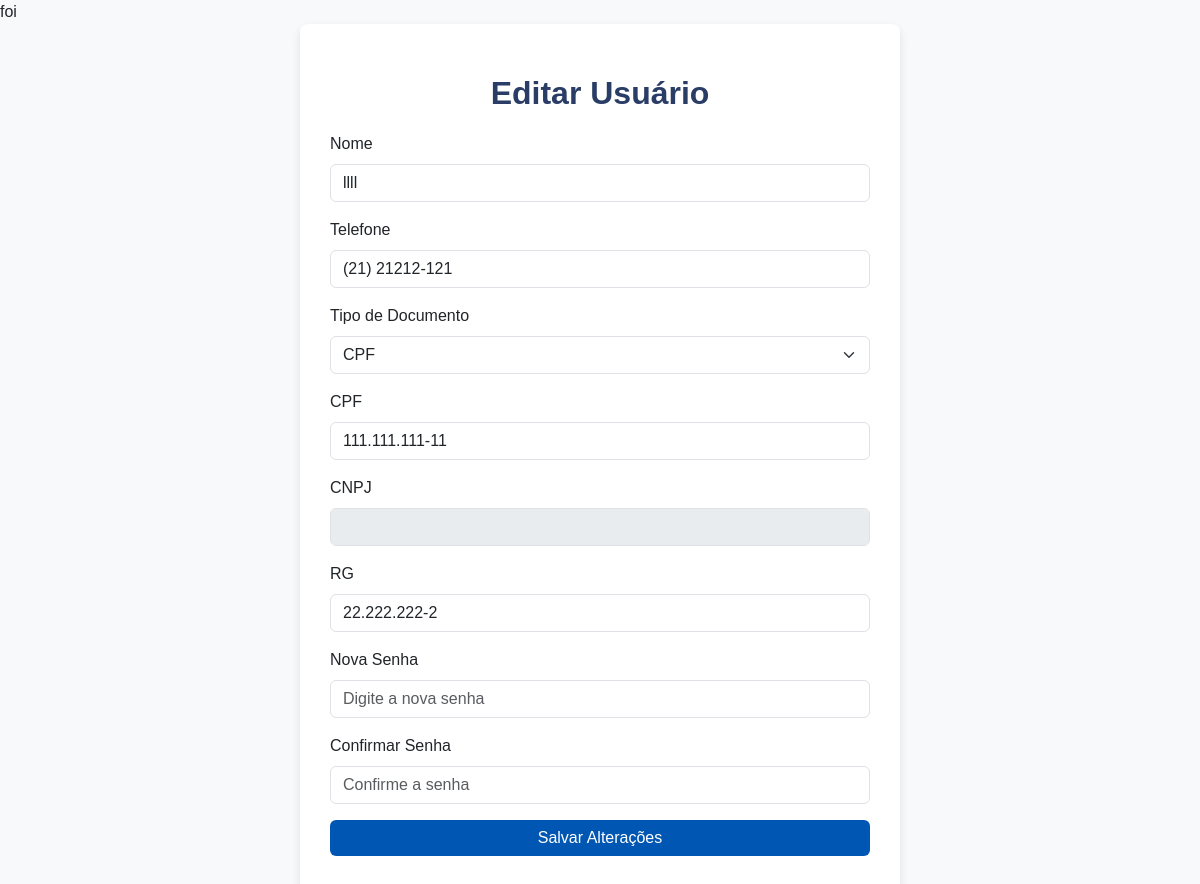
The page /editar.php?id=4 on the database its author committed.
### tables this page shows
CREATE TABLE `usuarios` (
  `id` int(11) NOT NULL,
  `nome` varchar(50) NOT NULL,
  `telefone` varchar(15) NOT NULL,
  `tipo_documento` enum('cpf','cnpj') NOT NULL,
  `cpf` varchar(14) DEFAULT NULL,
  `cnpj` varchar(18) DEFAULT NULL,
  `rg` varchar(12) NOT NULL,
  `senha` varchar(255) NOT NULL
);

### editar.php (the view, shortened to what this page needs)
<?php
include 'conexao.php';
if (isset($_GET['id'])) {
    $id = $_GET['id'];
    $sql = "SELECT * FROM usuarios WHERE id = $id";
    $result = $conn->query($sql);
    $row = $result->fetch_assoc();
}
?>
<!DOCTYPE html>
<html lang="pt-BR">
<head>
    <link href="https://cdn.jsdelivr.net/npm/bootstrap@5.3.0-alpha1/dist/css/bootstrap.min.css" rel="stylesheet">
</head>
<body>
    <div class="form-container">
        <h2>Editar Usuário</h2>
        <form method="POST">
            <div class="mb-3">
                <label for="nome" class="form-label">Nome</label>
                <input type="text" class="form-control" id="nome" name="nome" value="<?php echo $row['nome']; ?>" required>
            </div>
            <div class="mb-3">
                <label for="telefone" class="form-label">Telefone</label>
                <input type="text" class="form-control" id="telefone" name="telefone" value="<?php echo $row['telefone']; ?>" required>
            </div>
            <div class="mb-3">
                <label for="tipoDocumento" class="form-label">Tipo de Documento</label>
                <select class="form-select" id="tipoDocumento" name="tipoDocumento" onchange="pessoa(this.value)" required>
                    <option value="cpf" <?php if ($row['tipo_documento'] == 'cpf') echo 'selected'; ?>>CPF</option>
                </select>
            </div>
            <div class="mb-3" id="campoCPF">
                <label for="cpf" class="form-label">CPF</label>
                <input type="text" class="form-control" id="cpf" name="cpf" value="<?php echo $row['cpf']; ?>" <?php echo ($row['tipo_documento'] == 'cpf' ? '' : 'disabled'); ?>>
            </div>
            <div class="mb-3" id="campoCNPJ">
                <label for="cnpj" class="form-label">CNPJ</label>
                <input type="text" class="form-control" id="cnpj" name="cnpj" value="<?php echo $row['cnpj']; ?>" <?php echo ($row['tipo_documento'] == 'cnpj' ? '' : 'disabled'); ?>>
            </div>
            <div class="mb-3">
                <label for="rg" class="form-label">RG</label>
                <input type="text" class="form-control" id="rg" name="rg" value="<?php echo $row['rg']; ?>" required>
            </div>
            <div class="mb-3">
                <label for="senha" class="form-label">Nova Senha</label>
                <input type="password" class="form-control" id="senha" name="senha" placeholder="Digite a nova senha">
            </div>
            <div class="mb-3">
                <label for="confirmarSenha" class="form-label">Confirmar Senha</label>
                <input type="password" class="form-control" id="confirmarSenha" name="confirmarSenha" placeholder="Confirme a senha">
            </div>
            <button type="submit" class="btn btn-primary w-100">Salvar Alterações</button>
        </form>
    </div>
</body>
</html>

### editar.php (style rules this page uses)
body { font-family: Arial, sans-serif; background-color: #f8f9fa; }
h2 { color: #2a3d66; font-size: 2rem; font-weight: 600; text-align: center; margin: 20px 0; }
.form-container { background-color: #fff; padding: 30px; border-radius: 8px; box-shadow: 0 4px 10px rgba(0, 0, 0, 0.1); max-width: 600px; margin: auto; }
.btn-primary { background-color: #0056b3; border: none; }
.form-select, .form-control { margin-bottom: 15px; }

### rows shown on the page
usuarios: nome "llll", telefone "(21) 21212-121", tipoDocumento "CPF", cpf "111.111.111-11", rg "22.222.222-2"
